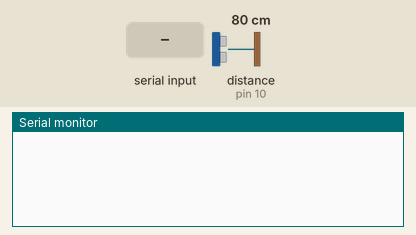
The sketch below on a simulated Arduino Uno, built with avr-gcc and run on an emulated ATmega328P. Parts: the last lines printed to the serial monitor. Inputs (shaded band) come from the test bench; at power-on: distance to the obstacle (sensor on pin 10) 80 cm. The echo pulse lasts 58.3 µs per cm.

Above: at 1.9 s.
2.0 s: "1" received over Serial
At 3.47 s:
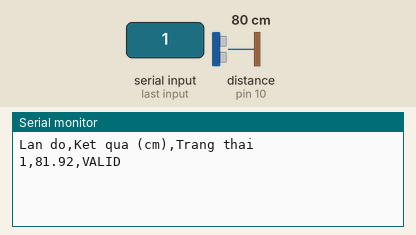
4.7 s: distance to the obstacle (sensor on pin 10) set to 120 cm
At 5.0 s:
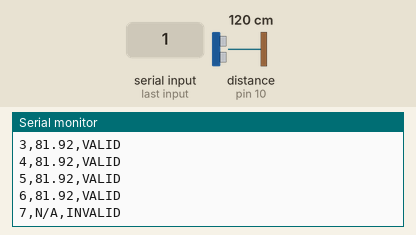
6.5 s: distance to the obstacle (sensor on pin 10) set to 2 cm
At 6.55 s:
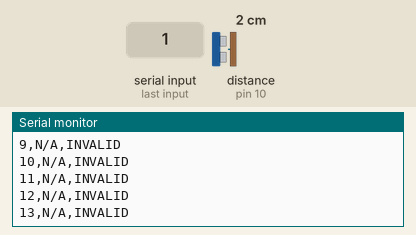
11.0 s: "0" received over Serial
At 11.0 s:
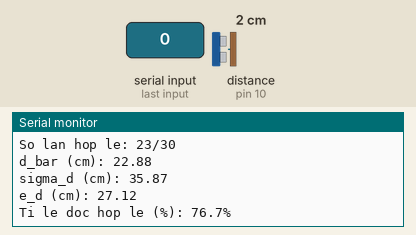
Timing chart, 0 to 13.5 s (numbered marks = the images above; inputs shaded):
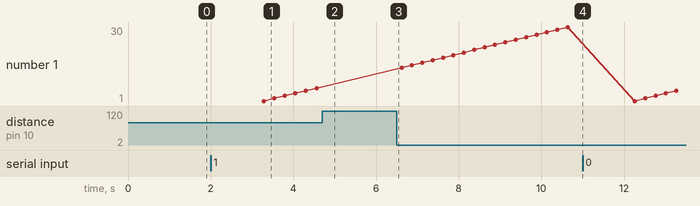

Measured:
- after the input at 2.0 s, the serial monitor: prints a new line after 1.3 s (image 1)
- after the input at 4.7 s, the serial monitor: prints a new line after 0.12 s (image 2)
- plotted number 1: 30 → 5 after the input at 11.0 s

The sketch:

khao_sat_vatlieu_gocnghieng.ino
```cpp
#include <math.h>

// ======================== CAU HINH CHAN ========================
const byte TRIG_PIN = 9;
const byte ECHO_PIN = 10;

// ======================== CAU HINH THI NGHIEM ========================
const int N_SAMPLES = 30;          // Moi vat lieu do 30 lan
const float D_REF_CM = 50.00;      // Khoang cach tham chieu
const float TEMP_C = 33.0;         // Nhiet do moi truong, co the sua thanh 28, 30...

// Gioi han hop le cho bai do tai d_ref = 50 cm
// Neu doc qua xa, co the la phan xa tu tuong/nen/vat khac nen tinh invalid.
const float MIN_VALID_CM = 2.0;
const float MAX_VALID_CM = 120.0;

// Timeout tinh theo micro giay.
// 9000 us tuong ung khoang 155 cm o 25 do C, du cho bai d_ref = 50 cm.
const unsigned long TIMEOUT_US = 9000;

// Khoang nghi giua hai lan do
const unsigned long SAMPLE_DELAY_MS = 250;

// So lan doc lam nong cam bien, khong tinh vao thong ke
const int WARMUP_READS = 5;

// ======================== DANH SACH VAT LIEU ========================
const int N_CASES = 8;

const char* materialNames[N_CASES] = {
  "Go phang tham chieu",
  "Bia cung A4",
  "Kim loai phang",
  "Xop mem foam",
  "Vai ni khan",
  "Bia nghieng 15 do",
  "Bia nghieng 30 do",
  "Bia nghieng 45 do"
};

// ======================== BIEN LUU KET QUA ========================
float resultMean[N_CASES];
float resultSigma[N_CASES];
float resultError[N_CASES];
float resultValidRate[N_CASES];
int resultValidCount[N_CASES];

// ======================== HAM DO 1 LAN ========================
float measureDistanceCM() {
  // Tao xung trigger 10 us
  digitalWrite(TRIG_PIN, LOW);
  delayMicroseconds(3);

  digitalWrite(TRIG_PIN, HIGH);
  delayMicroseconds(10);
  digitalWrite(TRIG_PIN, LOW);

  // Do do rong xung Echo
  unsigned long duration = pulseIn(ECHO_PIN, HIGH, TIMEOUT_US);

  // Khong nhan duoc echo
  if (duration == 0) {
    return NAN;
  }

  // Toc do am thanh phu thuoc nhiet do:
  // v = 331.3 + 0.606*T (m/s)
  // Doi sang cm/us: v_cm_us = v * 100 / 1000000
  float speedSound_cm_us = (331.3 + 0.606 * TEMP_C) * 100.0 / 1000000.0;

  // Khoang cach = thoi gian di va ve * toc do / 2
  float distance = duration * speedSound_cm_us / 2.0;

  // Loc gia tri ngoai vung hop le
  if (distance < MIN_VALID_CM || distance > MAX_VALID_CM) {
    return NAN;
  }

  return distance;
}

// ======================== HAM IN SO HOAC N/A ========================
void printFloatOrNA(float value, int digits) {
  if (isnan(value)) {
    Serial.print("N/A");
  } else {
    Serial.print(value, digits);
  }
}

// ======================== HAM DOI NHAN ENTER ========================
void waitForEnter() {
  while (Serial.available()) {
    Serial.read();
  }

  while (!Serial.available()) {
    delay(10);
  }

  while (Serial.available()) {
    Serial.read();
  }
}

// ======================== HAM DO 1 VAT LIEU ========================
void runOneCase(int index) {
  waitForEnter();

  // Doc lam nong, khong tinh
  for (int i = 0; i < WARMUP_READS; i++) {
    measureDistanceCM();
    delay(SAMPLE_DELAY_MS);
  }

  int validCount = 0;
  float sum = 0.0;
  float sumSq = 0.0;

  Serial.println();
  Serial.println("Lan do,Ket qua (cm),Trang thai");

  for (int i = 0; i < N_SAMPLES; i++) {
    float d = measureDistanceCM();

    Serial.print(i + 1);
    Serial.print(",");

    if (isnan(d)) {
      Serial.print("N/A");
      Serial.println(",INVALID");
    } else {
      validCount++;
      sum += d;
      sumSq += d * d;

      Serial.print(d, 2);
      Serial.println(",VALID");
    }

    delay(SAMPLE_DELAY_MS);
  }

  float mean = NAN;
  float sigma = NAN;
  float errorAbs = NAN;
  float validRate = 100.0 * validCount / N_SAMPLES;

  if (validCount > 0) {
    mean = sum / validCount;
    errorAbs = fabs(mean - D_REF_CM);
  }

  // Do lech chuan mau: chia cho n - 1
  if (validCount > 1) {
    float variance = (sumSq - (sum * sum / validCount)) / (validCount - 1);

    // Chong loi so hoc rat nho lam variance am
    if (variance < 0) {
      variance = 0;
    }

    sigma = sqrt(variance);
  }

  resultMean[index] = mean;
  resultSigma[index] = sigma;
  resultError[index] = errorAbs;
  resultValidRate[index] = validRate;
  resultValidCount[index] = validCount;

  Serial.println();
  Serial.println("----- KET QUA TOM TAT -----");
  Serial.print("Vat lieu: ");
  Serial.println(materialNames[index]);

  Serial.print("So lan hop le: ");
  Serial.print(validCount);
  Serial.print("/");
  Serial.println(N_SAMPLES);

  Serial.print("d_bar (cm): ");
  printFloatOrNA(mean, 2);
  Serial.println();

  Serial.print("sigma_d (cm): ");
  printFloatOrNA(sigma, 2);
  Serial.println();

  Serial.print("e_d (cm): ");
  printFloatOrNA(errorAbs, 2);
  Serial.println();

  Serial.print("Ti le doc hop le (%): ");
  Serial.print(validRate, 1);
  Serial.println("%");
}

// ======================== IN BANG CUOI CUNG ========================
void printFinalTable() {
  Serial.println();
  Serial.println();
  Serial.println("====================================================");
  Serial.println("BANG KET QUA CUOI CUNG - COPY SANG EXCEL/WORD");
  Serial.println("====================================================");

  Serial.println("Vat lieu,d_bar (cm),sigma_d (cm),e_d (cm),Ti le doc hop le (%),So lan hop le,Tong so lan do");

  for (int i = 0; i < N_CASES; i++) {
    Serial.print(materialNames[i]);
    Serial.print(",");

    printFloatOrNA(resultMean[i], 2);
    Serial.print(",");

    printFloatOrNA(resultSigma[i], 2);
    Serial.print(",");

    printFloatOrNA(resultError[i], 2);
    Serial.print(",");

    Serial.print(resultValidRate[i], 1);
    Serial.print(",");
    Serial.print(resultValidCount[i]);
    Serial.print(",");
    Serial.println(N_SAMPLES);
  }

  Serial.println("====================================================");
  Serial.println("Ghi chu:");
  Serial.print("d_ref = ");
  Serial.print(D_REF_CM, 2);
  Serial.println(" cm");

  Serial.println("d_bar la gia tri trung binh cua cac lan do hop le.");
  Serial.println("sigma_d la do lech chuan mau cua cac lan do hop le.");
  Serial.println("e_d = |d_bar - d_ref|.");
  Serial.println("Ti le doc hop le = so lan VALID / 30 * 100%.");
}

// ======================== SETUP ========================
void setup() {
  Serial.begin(115200);

  pinMode(TRIG_PIN, OUTPUT);
  pinMode(ECHO_PIN, INPUT);

  digitalWrite(TRIG_PIN, LOW);

  delay(1000);

  for (int i = 0; i < N_CASES; i++) {
    resultMean[i] = NAN;
    resultSigma[i] = NAN;
    resultError[i] = NAN;
    resultValidRate[i] = 0.0;
    resultValidCount[i] = 0;
  }

  for (int i = 0; i < N_CASES; i++) {
    runOneCase(i);
  }

  printFinalTable();

  Serial.println();
  Serial.println("Da hoan thanh toan bo thi nghiem.");
}

// ======================== LOOP ========================
void loop() {
  // Khong lam gi sau khi do xong
}
```
